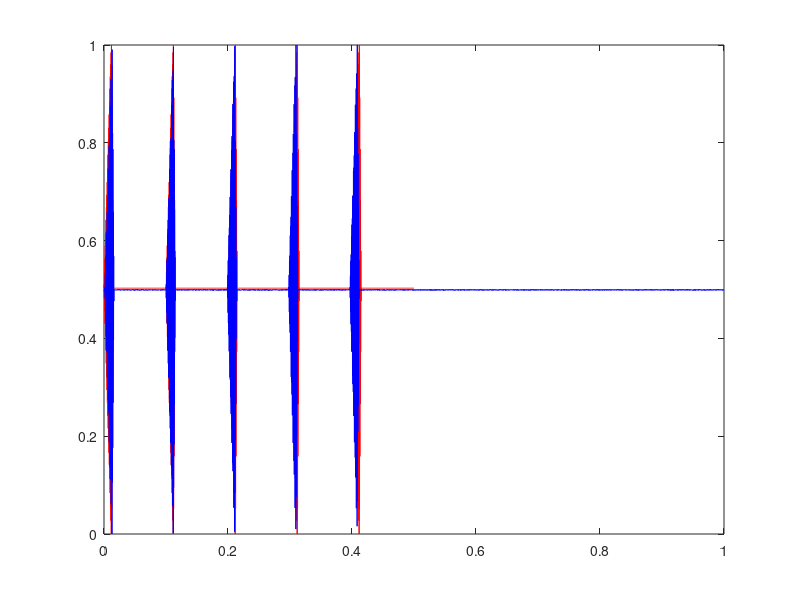

Reproduce this figure in MATLAB.
y1 = load("./testing_sampling/test_vdc.mat").stimuli.west';
y1 = normalize(y1, 'range', [0, 1]);
fs1 = 24144;
y2 = load("./testing_sampling/test_vdc_spk2.mat").test_vdc_spk2_Ch1.values;
y2 = normalize(y2, 'range', [0, 1]);
fs2 = 7143;

t1 = (0: 1/fs1: (length(y1)-1)/fs1)';
t2 = (0: 1/fs2: (length(y2)-1)/fs2)';

plot(t1, y1, 'r', t2, y2, 'b');